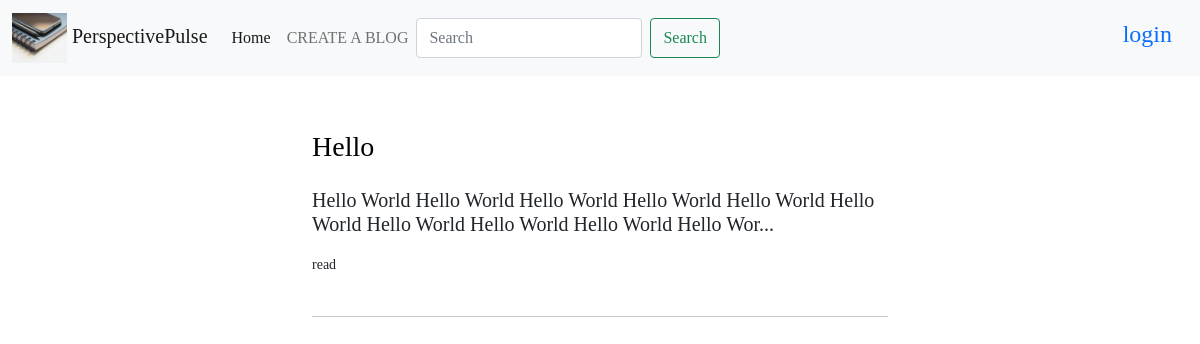
The app's page /, older data.
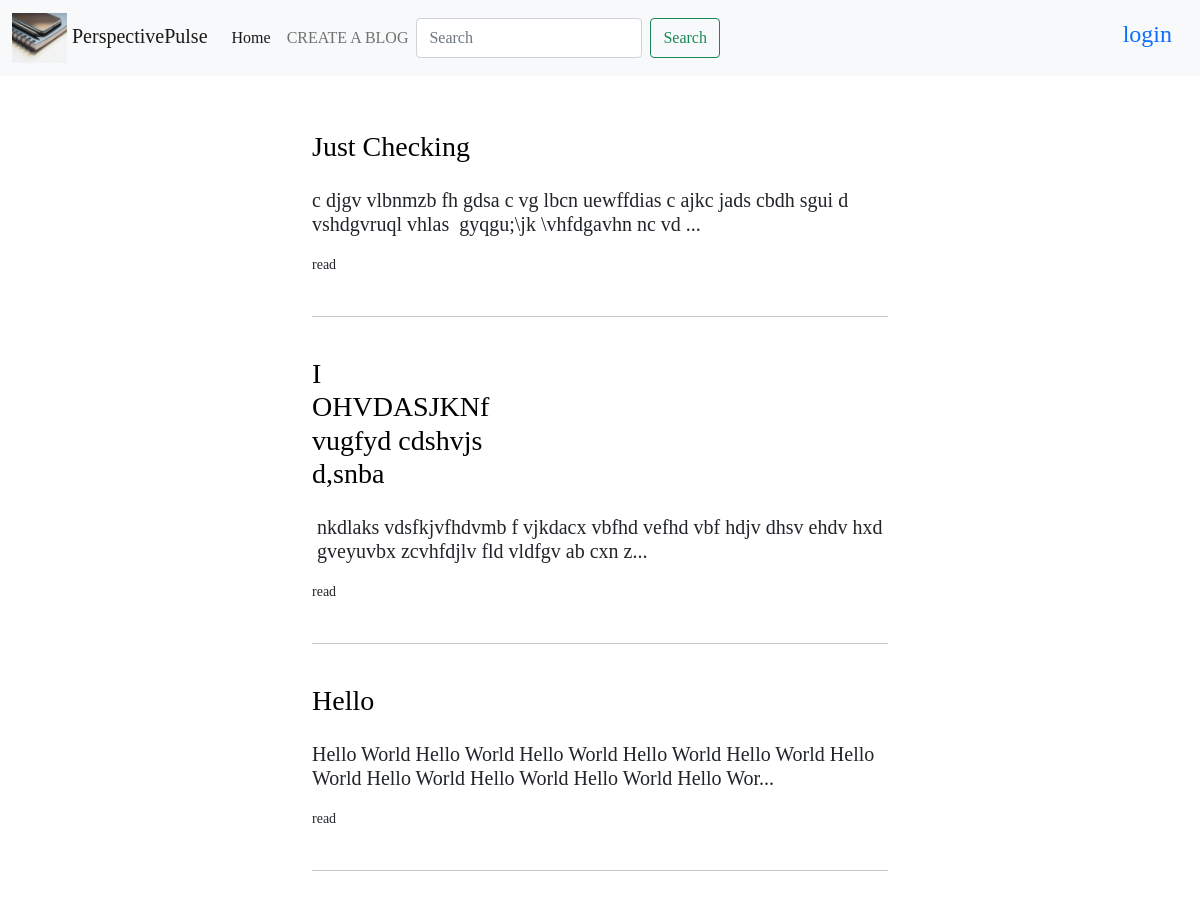
The same page, newer data.
### base/models.py (models this page shows, shortened)
class Blog(models.Model):
    author = models.ForeignKey(User, on_delete=models.CASCADE, related_name="blogs")
    title = models.CharField(max_length=300, null=False)
    body = CKEditor5Field('Text', config_name='extends')
    header_image = models.ImageField(null=True, blank=True, upload_to='images/header')
    created_at = models.DateTimeField(auto_now_add=True)
    updated_at = models.DateTimeField(auto_now=True)
    published = models.DateField(auto_now_add=True)
    class Meta:
        ordering = ['-updated_at', '-created_at']
    def get_readtime(self):
        result = readtime.of_text(self.body)
        return result.text

### base/views.py (the view)
# urls.py: path('', views.home, name='home'),
def home(request):
    q = request.GET.get('q') if request.GET.get('q') != None else ''
    blogs = Blog.objects.filter(Q(title__icontains=q) | Q(body__icontains=q))
    context = {'blogs': blogs}
    return render(request, 'home.html', context)

### base/templates/home.html (shortened to what this page needs)
{% extends 'main.html' %}
{% block content %}
    <div class="container home">
        <div class="blog" >
            {% for blog in blogs %}
            <a class="" href="{% url 'blog' blog.id %}" style="color: black; text-decoration: none;">
            <div class="header_and_image">
                <div class="header">
                    <h3 class="font-weight-light my-4">{{ blog.title }}</h3>
                </div>
                <div>
                {% if blog.header_image %}
                <p><img src="{{ blog.header_image.url  }}" alt="" style="width: 50%; margin-left: 90px;"></p>
                {% endif %}
                </div>
            </div>
            </a>
            <h5 >{{ blog.body|slice:":120" | safe }}...</h5>
            <small class="font-weight-light my-4">{{ blog.get_readtime }} read</small>
            <br> <br>
            <hr>
            {% endfor %}
        </div>
    </div>
{% endblock %}

Row changes from the older to the newer data that the page shows:
added Blog: title "Just Checking", body "c djgv vlbnmzb fh gdsa c vg lbcn uewffdias c ajkc jads cbdh sgui d vshdgvruql vhlas gyqgu;\\jk \\vhfdgavhn nc vd"
added Blog: title "I OHVDASJKNf vugfyd cdshvjs d,snba", body "nkdlaks vdsfkjvfhdvmb f vjkdacx vbfhd vefhd vbf hdjv dhsv ehdv hxd gveyuvbx zcvhfdjlv fld vldfgv ab cxn z"
